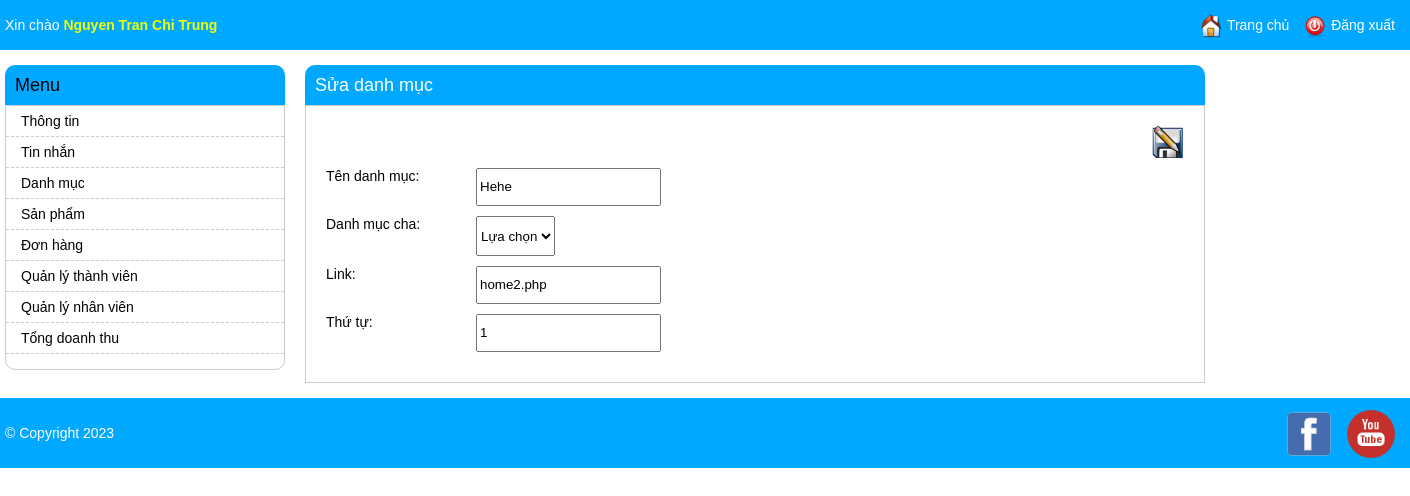
The app's page /admin/menu_editing.php?id=23 (signed in) with its own data.
### tables this page shows
CREATE TABLE `menu` (
  `id` int(11) NOT NULL,
  `parent_id` int(11) NOT NULL DEFAULT 0,
  `name` varchar(100) NOT NULL,
  `link` varchar(255) NOT NULL,
  `position` int(11) NOT NULL,
  `created_time` int(11) NOT NULL,
  `last_updated` int(11) NOT NULL
);

### admin/menu_editing.php (the view, shortened to what this page needs)
<?php
include 'header.php';
if (!empty($_SESSION['current_user'])) {
    ?>
    <div class="main-content">
        <h1><?= !empty($_GET['id']) ? ((!empty($_GET['task']) && $_GET['task'] == "copy") ? "Copy danh mục" : "Sửa danh mục") : "Thêm danh mục" ?></h1>
        <div id="content-box">
            <?php
            if (isset($_GET['action']) && ($_GET['action'] == 'add' || $_GET['action'] == 'edit')) {
                if (isset($_POST['name']) && !empty($_POST['name']) && isset($_POST['link']) && !empty($_POST['link'])) {
                    if (empty($_POST['name'])) {
                        $error = "Bạn phải nhập tên danh mục";
                    } elseif (empty($_POST['link'])) {
                        $error = "Bạn phải nhập link danh mục";
                    } elseif (empty($_POST['position'])) {
                        $error = "Bạn phải nhập thứ tự danh mục";
                    }
                    if (!isset($error)) {
                        if ($_GET['action'] == 'edit' && !empty($_GET['id'])) {
                            $result = mysqli_query($con, "UPDATE `menu` SET `name` = '".$_POST['name']."', `link` = '".$_POST['link']."', `parent_id` = '".$_POST['parent_id']."', `position` = '".$_POST['position']."', `last_updated` = '".time()."' WHERE `menu`.`id` = ".$_GET['id'].";");
                        } else {
                            $result = mysqli_query($con, "INSERT INTO `menu` (`id`, `parent_id`, `name`, `link`, `position`, `created_time`, `last_updated`) VALUES (NULL, '".$_POST['parent_id']."', '".$_POST['name']."', '".$_POST['link']."', '".$_POST['position']."', ".time().", ".time().");");
                        }
                        if (!$result) {
                            $error = "Có lỗi xảy ra trong quá trình thực hiện.";
                        }
                    }
                } else {
                    $error = "Bạn chưa nhập thông tin danh mục.";
                }
                ?>
                <div class = "container">
                    <div class = "error"><?= isset($error) ? $error : "Cập nhật thành công" ?></div>
                    <a href = "menu_listing.php">Quay lại danh sách danh mục</a>
                </div>
                <?php
            } else {
                if (!empty($_GET['id'])) {
                    $result = mysqli_query($con, "SELECT * FROM `menu` WHERE `id` = " . $_GET['id']);
                    $currentMenu = $result->fetch_assoc();
                }
                ?>
                <form id="editing-form" method="POST" action="<?= (!empty($currentMenu) && !isset($_GET['task'])) ? "?action=edit&id=" . $_GET['id'] : "?action=add" ?>"  enctype="multipart/form-data">
                    <input type="submit" title="Lưu danh mục" value="" />
                    <div class="wrap-field">
                        <label>Tên danh mục: </label>
                        <input type="text" name="name" value="<?= (!empty($currentMenu) ? $currentMenu['name'] : "") ?>" />
                    </div>
                    <div class="wrap-field">
                        <label>Danh mục cha: </label>
                        <select name="parent_id">
                            <option value="">Lựa chọn</option>
                        </select>
                    </div>
                    <div class="wrap-field">
                        <label>Link: </label>
                        <input type="text" name="link" value="<?= (!empty($currentMenu) ? $currentMenu['link'] : "") ?>" />
                    </div>
                    <div class="wrap-field">
                        <label>Thứ tự: </label>
                        <input type="text" name="position" value="<?= (!empty($currentMenu) ? $currentMenu['position'] : "") ?>" />
                    </div>
                </form>
            <?php } ?>
        </div>
    </div>
    <?php
}
include './footer.php';
?>

### css/admin_style.css (style rules this page uses)
body { font-family: arial; padding: 0; margin: 0; font-size: 14px; }
h1 { text-align: center; }
.main-content { float: left; width: 900px; margin-left: 20px; }
.main-content h1 { margin: 0; text-align: left; background: rgb(0, 168, 255); color: #fff; font-size: 18px; font-weight: normal; line-height: 40px; border-radius: 10px 10px 0 0; padding: 0 10px; }
#content-box { border: 1px solid #ccc; padding: 20px; }
#editing-form label { width: 150px; display: inline-block; float: left; }
#editing-form input { margin-bottom: 10px; line-height: 32px; float: left; }
#editing-form input[type=submit] { float: right; background: url('../images/save.png') center center no-repeat; background-size: 32px 32px; height: 32px; width: 32px; border: 0; cursor: pointer; }
select[name="parent_id"] { margin-bottom: 10px; height: 40px; }

### records on screen
menu: name "Hehe", link "home2.php", position "1"

### other values on screen
$user['fullname'] "Nguyen Tran Chi Trung"
